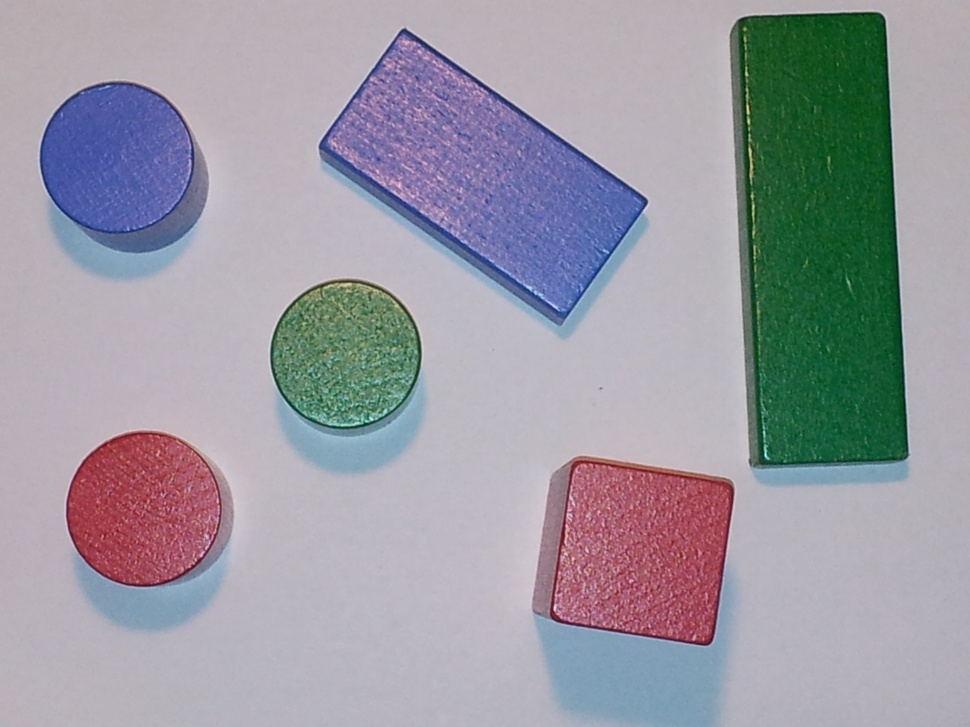
%> input picture Endabgabe/BLOCKS_001.jpg, 970 x 727 px, shrunk from 3264 x 2448 before the run
$ octave --eval "result = get_colored_blocks(imread('BLOCKS_001.jpg'));"   (GNU Octave 9; MATLAB toolbox functions it lacks are replaced by stand-ins)
%> lines starting %> are read from the running program, lines starting %| are printed output that depends on the picture; in (x1, y1, x2, y2) boxes, pixels count from 0 and x2, y2 are one past the last pixel; in counts of white or black regions, pixels touching at a corner belong together; the program's own positions count from 1
function [red_objects, green_objects, blue_objects, cylinder_objects, cuboid_objects] = get_colored_blocks(A)
% returns the number of colored blocks in the image

A_gray = rgb2gray(A);
A_gray = imadjust(A_gray);

padding_size = 50;
A_padded = padarray(A_gray, [padding_size padding_size], 255, 'both');

%tried using a median filter but it did not play well with graythresh
%A_median = medfilt2(A_padded, [padding_size padding_size]);

%gauss filter reduces reflections at least a bit
A_gauss = imgaussfilt(A_padded, 2);
A_gauss = A_gauss(padding_size+1:end-padding_size,padding_size+1:end-padding_size);

A_thresh = graythresh(A_gauss);
A_BW = imbinarize(A_gauss, A_thresh);
A_BW = imcomplement(A_BW);

%remove small blobs
structure = strel('disk', 25, 8);
A_BW = imclose(A_BW, structure);
A_BW = imopen(A_BW, structure);

%label blobs
[labels] = bwlabeln(A_BW);

stats = regionprops(labels, 'Centroid', 'MajorAxisLength','MinorAxisLength');
blob_measurements = [stats.MajorAxisLength; stats.MinorAxisLength]';
centroids = cat(1, stats.Centroid);

figure
subplot(1,2, 1);
hold on;
imshow(A);
plot(centroids(:,1), centroids(:,2), 'b*');

subplot(1,2, 2);
imshow(A_BW);

red_objects = 0;
green_objects = 0;
blue_objects = 0;

cylinder_objects = 0;
cuboid_objects = 0;


%just to make sure
assert(numel(centroids(:,1)) == numel(blob_measurements(:,1)));

for i = 1:numel(centroids(:,1))
    col = uint32(centroids(i, 1));
    row = uint32(centroids(i, 2));
    pixel_value = A(row, col, :);

    red = pixel_value(1);
    green = pixel_value(2);
    blue = pixel_value(3);

    %determine colors
    if red > green
        if red > blue
            red_objects = red_objects + 1;
        else
            blue_objects = blue_objects + 1;
        end
    else
        if green > blue
            green_objects = green_objects + 1;
        else
            blue_objects = blue_objects + 1;
        end
    end

    %determine shape does not work very well because a square fits a
    %ellipsis that is almost circular. regionprops.Eccentricity has similar
    %problems.
    major_axis = blob_measurements(i, 1);
    minor_axis = blob_measurements(i, 2);
    if (abs(major_axis - minor_axis) < 50)
        cylinder_objects = cylinder_objects + 1;
    else
        cuboid_objects = cuboid_objects + 1;
    end
end

end
%> in get_colored_blocks, `A_gray = rgb2gray(A);`:
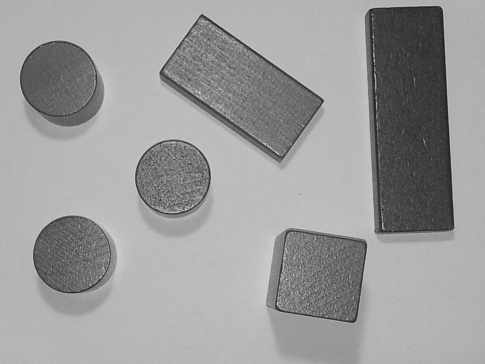
%> A_gray: size 727x970 uint8 (shown at 1/2 size); min 18, max 233, mean 155.1
%> in get_colored_blocks, `A_padded = padarray(A_gray, [padding_size padding_size], 255, 'both');`:
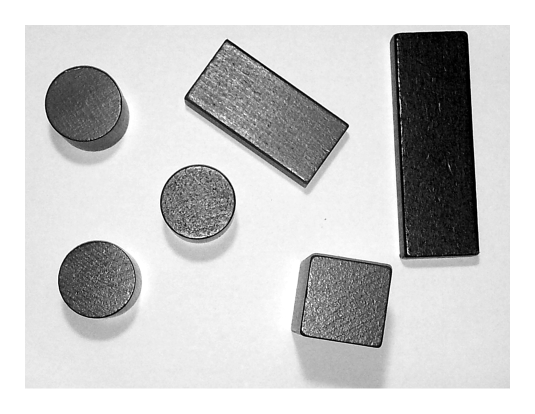
%> A_padded: size 827x1070 uint8 (shown at 1/2 size); min 0, max 255, mean 200.2
%> in get_colored_blocks, `A_gauss = A_gauss(padding_size+1:end-padding_size,padding_size+1:end-p..`:
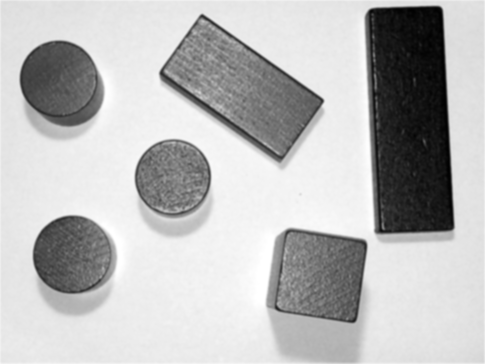
%> A_gauss: size 727x970 uint8 (shown at 1/2 size); min 0, max 255, mean 186.3
%> in get_colored_blocks, `A_thresh = graythresh(A_gauss);`: A_thresh = 0.608
%> in get_colored_blocks, `A_BW = imbinarize(A_gauss, A_thresh);`:
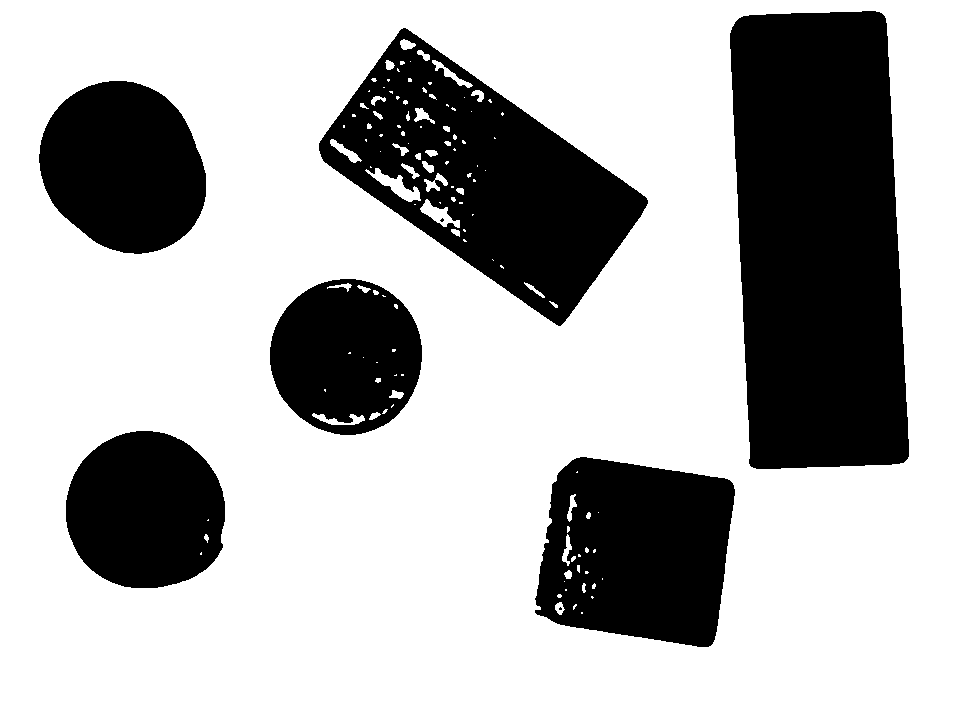
%> A_BW: size 727x970 logical; 70.9% white; 8 black regions (2 under 20 px), largest, box (x1, y1, x2, y2) and area: (730, 11, 909, 469) 71656, (319, 28, 648, 326) 43944, (535, 457, 735, 647) 29768, (39, 81, 206, 254) 22129, (66, 431, 225, 588) 19981, (270, 279, 422, 435) 17926
%> in get_colored_blocks, `[labels] = bwlabeln(A_BW);`:
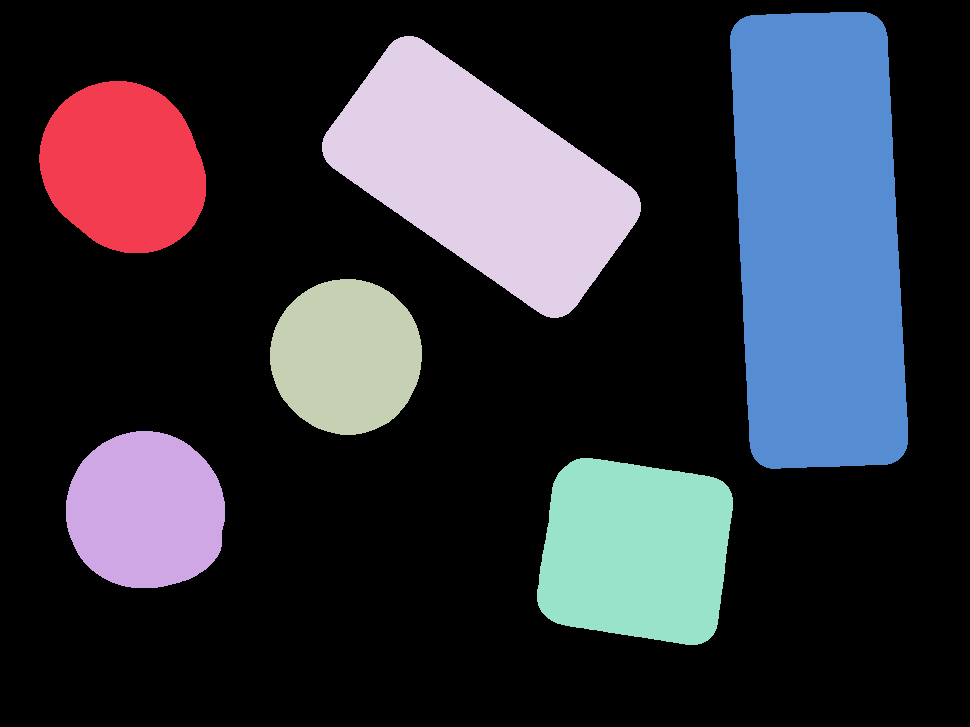
%> labels: size 727x970 double; 7 distinct labels, from 0 to 6; one colour per label, 0 black
%> in get_colored_blocks, `stats = regionprops(labels, 'Centroid', 'MajorAxisLength','MinorAxisLe..`: stats = 6 regions; Centroid, MajorAxisLength and MinorAxisLength: [124.1 167.8] 181.2 155.6, [146.5 511.6] 162.2 157.2, [346.9 357.1] 155.8 151.9, [482.1 177.5] 347.2 178.8, [636.4 551.8] 206.1 192.2, [819.3 240.9] 520.7 181.5
%> in get_colored_blocks, `blob_measurements = [stats.MajorAxisLength; stats.MinorAxisLength]';`: blob_measurements = [181.2 155.6; 162.2 157.2; 155.8 151.9; 347.2 178.8; 206.1 192.2; 520.7 181.5]
%> in get_colored_blocks, `centroids = cat(1, stats.Centroid);`: centroids = [124.1 167.8; 146.5 511.6; 346.9 357.1; 482.1 177.5; 636.4 551.8; 819.3 240.9]
%> the loop in get_colored_blocks, `for i = 1:numel(centroids(:,1))` made 6 passes
%> (col, row, red, green, blue, blue_objects, major_axis, minor_axis) on pass 4: (482, 178, 149, 136, 189, 2, 347.2, 178.8)
%> `result = get_colored_blocks(imread('BLOCKS_001.jpg'));`:
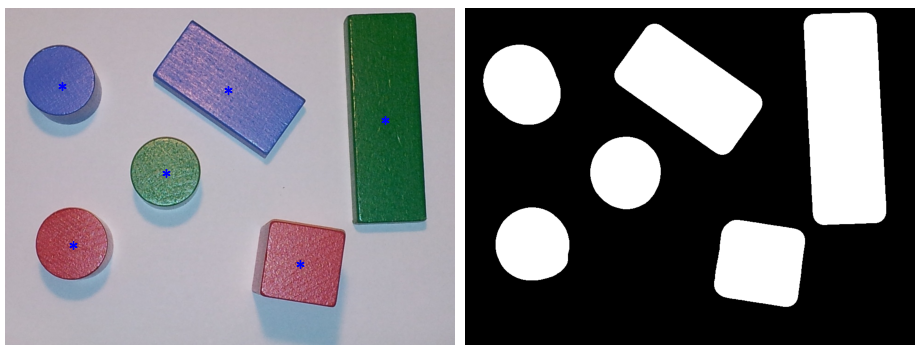
%> figure redrawn from the program's plot data, 2 panels
%> `result = get_colored_blocks(imread('BLOCKS_001.jpg'));`: result = 2

$ run again, on Endabgabe/BLOCKS_002.jpg
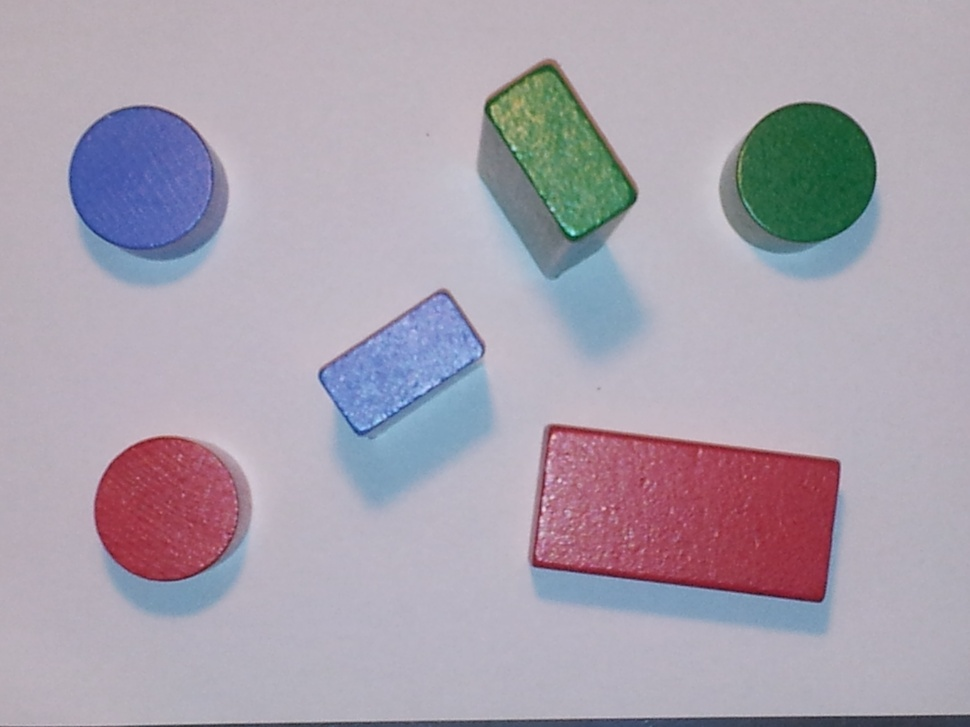
%> input picture Endabgabe/BLOCKS_002.jpg, 970 x 727 px, shrunk from 3264 x 2448 before the run
%> A_thresh = 0.588
%> in get_colored_blocks, `[labels] = bwlabeln(A_BW);`:
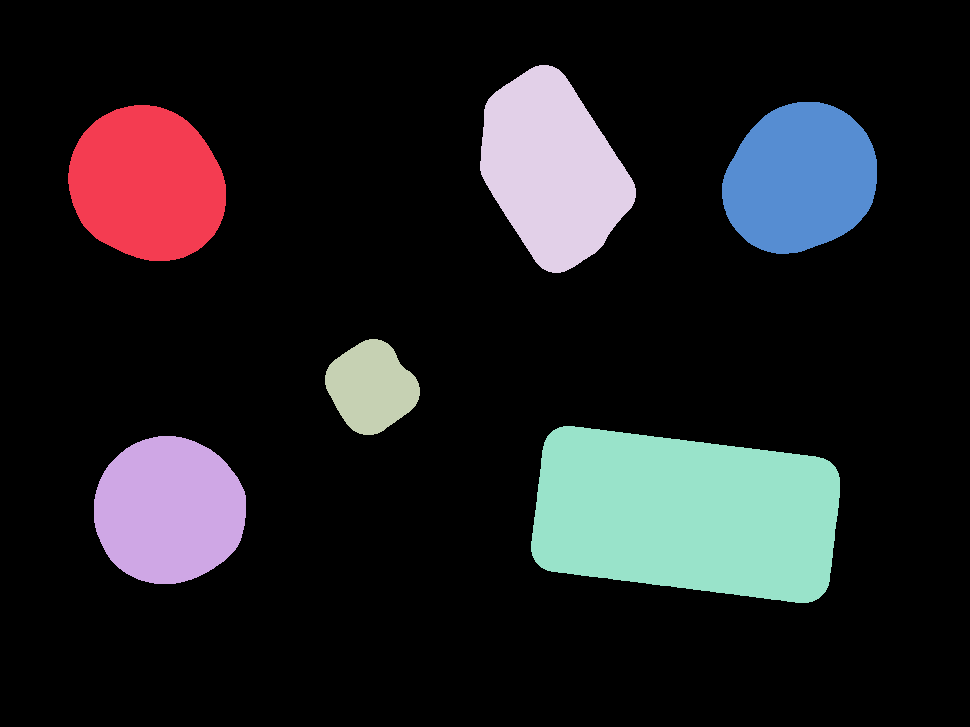
%> labels: size 727x970 double; 7 distinct labels, from 0 to 6; one colour per label, 0 black
%> stats = 6 regions; Centroid, MajorAxisLength and MinorAxisLength: [147.8 184.5] 165.6 147, [169.6 511] 153 147.7, [371.9 387.8] 93.09 87.35, [553.1 169.9] 204.8 133.9, [686.6 515] 342.9 168.1, [800.9 179.2] 163.7 141.4
%> blob_measurements = [165.6 147; 153 147.7; 93.09 87.35; 204.8 133.9; 342.9 168.1; 163.7 141.4]
%> centroids = [147.8 184.5; 169.6 511; 371.9 387.8; 553.1 169.9; 686.6 515; 800.9 179.2]
%> the loop in get_colored_blocks, `for i = 1:numel(centroids(:,1))` made 6 passes
%> (col, row, red, green, blue, green_objects, major_axis, minor_axis) on pass 4: (553, 170, 101, 135, 98, 1, 204.8, 133.9)
%> `result = get_colored_blocks(imread('BLOCKS_001.jpg'));`:
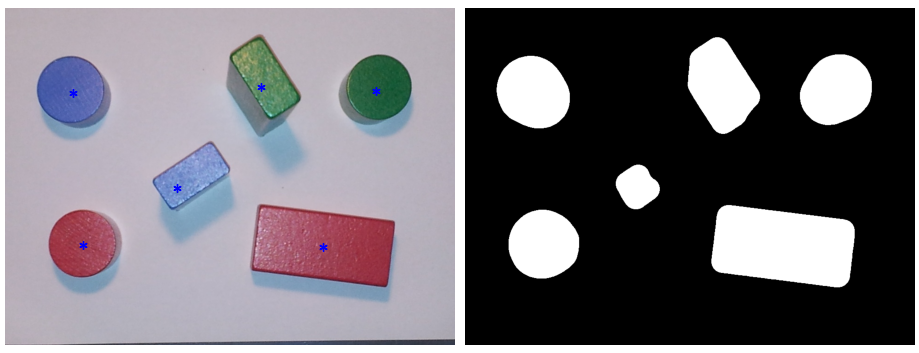
%> figure redrawn from the program's plot data, 2 panels
%> result = 2

$ run again, on Endabgabe/BLOCKS_003.jpg
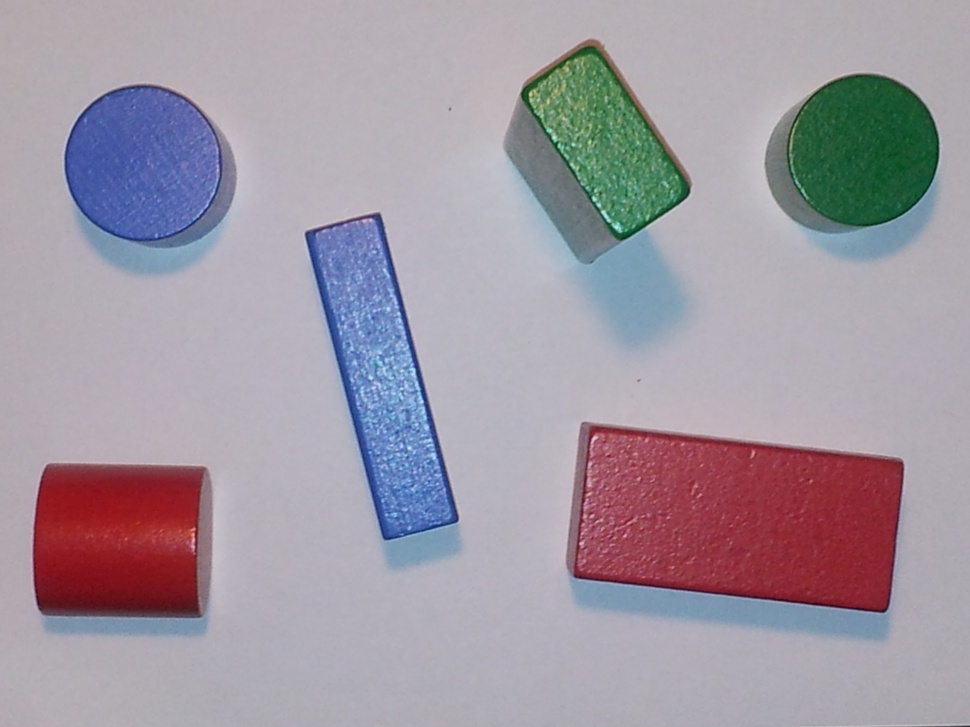
%> input picture Endabgabe/BLOCKS_003.jpg, 970 x 727 px, shrunk from 3264 x 2448 before the run
%> A_thresh = 0.584
%> in get_colored_blocks, `[labels] = bwlabeln(A_BW);`:
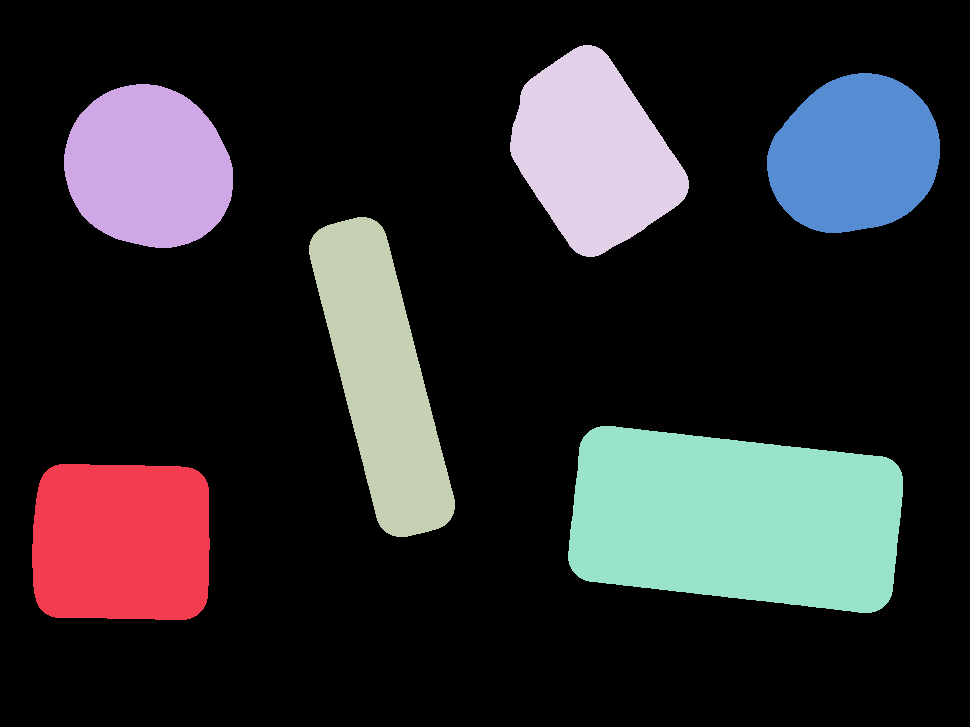
%> labels: size 727x970 double; 7 distinct labels, from 0 to 6; one colour per label, 0 black
%> stats = 6 regions; Centroid, MajorAxisLength and MinorAxisLength: [122.1 542.8] 197.9 173.6, [148.9 168] 175.3 157.3, [382.3 377.9] 364.1 90.86, [594.1 153.8] 207.3 151.1, [736.6 519.8] 373.2 179.7, [855.5 155.6] 178.4 152.6
%> blob_measurements = [197.9 173.6; 175.3 157.3; 364.1 90.86; 207.3 151.1; 373.2 179.7; 178.4 152.6]
%> centroids = [122.1 542.8; 148.9 168; 382.3 377.9; 594.1 153.8; 736.6 519.8; 855.5 155.6]
%> the loop in get_colored_blocks, `for i = 1:numel(centroids(:,1))` made 6 passes
%> (col, row, red, green, blue, red_objects, major_axis, minor_axis) on passes 1, 5: (122, 543, 158, 43, 50, 1, 197.9, 173.6), (737, 520, 156, 55, 69, 2, 373.2, 179.7)
%> `result = get_colored_blocks(imread('BLOCKS_001.jpg'));`:
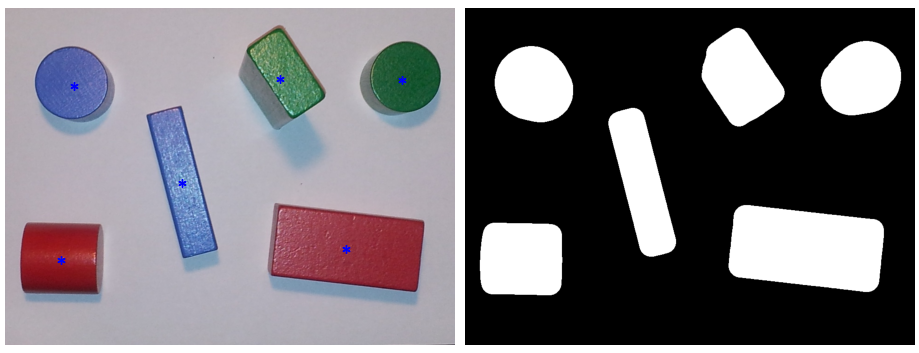
%> figure redrawn from the program's plot data, 2 panels
%> result = 2
